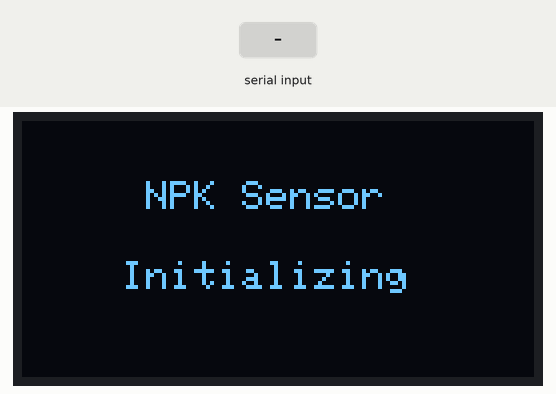
Recording of a sketch running on a simulated ESP8266 (NodeMCU). Parts: 128×64 one-colour display. The inputs (shaded band) are chosen by the test bench. WiFi joins after 1.5 s; servers stay silent unless stated; what the sketch prints to the serial monitor is not drawn.

Above: at 2.6 s.
At 8.9 s:
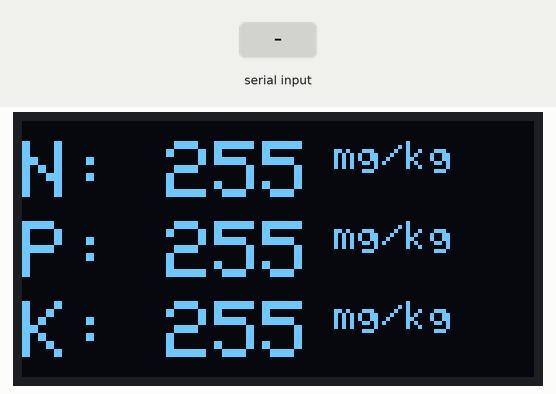
9.0 s: "1" received over the second serial link
Timing chart, 0 to 12.0 s (numbered marks = the images above; inputs shaded):
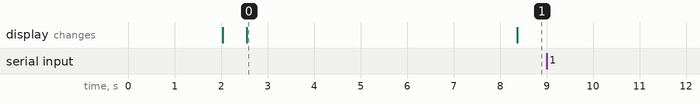

The sketch:

npk.ino
```cpp
#include <ESP8266WiFi.h>
#include <Wire.h>
#include <Adafruit_GFX.h>
#include <Adafruit_SSD1306.h>
#include <ArduinoJson.h>
#define SCREEN_WIDTH 128 // OLED display width, in pixels
#define SCREEN_HEIGHT 64 // OLED display height, in pixels
#define OLED_RESET -1 // Reset pin # (or -1 if sharing Arduino reset pin)
Adafruit_SSD1306 display(SCREEN_WIDTH, SCREEN_HEIGHT, &Wire, OLED_RESET);
const char* ssid = "CROP";
const char* password = "88888888";
const int RE = D2; // Define RE pin
const int DE = D1; // Define DE pin
const byte nitro[] = {0x01,0x03, 0x00, 0x1e, 0x00, 0x01, 0xe4, 0x0c};
const byte phos[] = {0x01,0x03, 0x00, 0x1f, 0x00, 0x01, 0xb5, 0xcc};
const byte pota[] = {0x01,0x03, 0x00, 0x20, 0x00, 0x01, 0x85, 0xc0};
byte values[11];
void setup() {
Serial.begin(9600);
pinMode(RE, OUTPUT);
pinMode(DE, OUTPUT);
WiFi.begin(ssid, password);
while (WiFi.status() != WL_CONNECTED) {
delay(1000);
Serial.println("Connecting to WiFi...");
}
display.begin(SSD1306_SWITCHCAPVCC, 0x3C);
delay(500);
display.clearDisplay();
display.setCursor(25, 15);
display.setTextSize(1);
display.setTextColor(WHITE);
display.println(" NPK Sensor");
display.setCursor(25, 35);
display.setTextSize(1);
display.print("Initializing");
display.display();
delay(3000);
}
void loop() {
byte val1,val2,val3;
val1 = nitrogen();
delay(250);
val2 = phosphorous();
delay(250);
val3 = potassium();
delay(250);
Serial.print("Nitrogen: ");
Serial.print(val1);
Serial.println(" mg/kg");
Serial.print("Phosphorous: ");
Serial.print(val2);
Serial.println(" mg/kg");
Serial.print("Potassium: ");
Serial.print(val3);
Serial.println(" mg/kg");
delay(2000);
display.clearDisplay();
display.setTextSize(2);
display.setCursor(0, 5);
display.print("N: ");
display.print(val1);
display.setTextSize(1);
display.print(" mg/kg");
display.setTextSize(2);
display.setCursor(0, 25);
display.print("P: ");
display.print(val2);
display.setTextSize(1);
display.print(" mg/kg");
display.setTextSize(2);
display.setCursor(0, 45);
display.print("K: ");
display.print(val3);
display.setTextSize(1);
display.print(" mg/kg");
display.display();
}
byte nitrogen() {
digitalWrite(DE, HIGH);
digitalWrite(RE, HIGH);
delay(10);
if (Serial1.write(nitro, sizeof(nitro)) == 8) {
digitalWrite(DE, LOW);
digitalWrite(RE, LOW);
for (byte i = 0; i < 7; i++) {
values[i] = Serial1.read();
Serial.print(values[i], HEX);
}
Serial.println();
}
return values[4];
}
byte phosphorous() {
digitalWrite(DE, HIGH);
digitalWrite(RE, HIGH);
delay(10);
if (Serial1.write(phos, sizeof(phos)) == 8) {
digitalWrite(DE, LOW);
digitalWrite(RE, LOW);
for (byte i = 0; i < 7; i++) {
values[i] = Serial1.read();
Serial.print(values[i], HEX);
}
Serial.println();
}
return values[4];
}
byte potassium() {
digitalWrite(DE, HIGH);
digitalWrite(RE, HIGH);
delay(10);
if (Serial1.write(pota, sizeof(pota)) == 8) {
digitalWrite(DE, LOW);
digitalWrite(RE, LOW);
for (byte i = 0; i < 7; i++) {
values[i] = Serial1.read();
Serial.print(values[i], HEX);
}
Serial.println();
}
return values[4];
}
```

Measured:
- after the input at 9.0 s, every drawn part: stays the same
- what the display in image 0 shows lasts 5.8 s, from 2.6 s to 8.4 s
